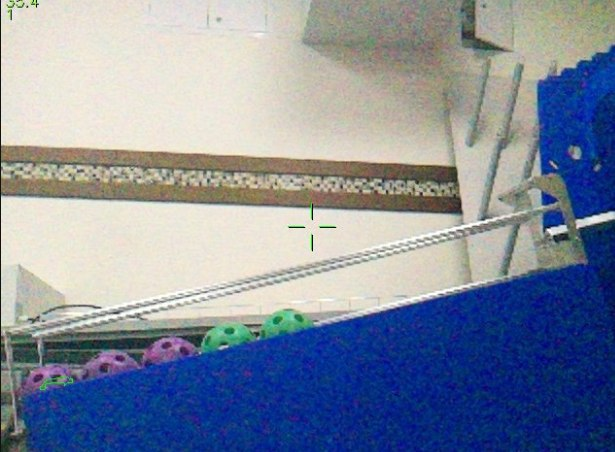
#> input picture TeamCode/src/main/python/autoramp_test/test.jpg, 615 x 452 px
$ python limelight.py
#> lines starting #> are read from the running program, lines starting #| are printed output that depends on the picture; after the words box and inside, x2 and y2 are one past the last pixel; in counts of white or black regions, pixels touching at a corner belong together
import cv2
import numpy as np
import json
import time

class SoSAT:
    green_thresh_lower = np.array([60,60,135])
    green_thresh_upper = np.array([100,255,230])
    purple_thresh_lower = np.array([130,20,100])
    purple_thresh_upper = np.array([160,255,235])

    contours_list = []

    def __init__(self,contours_path="contours_data.json"):
#> called with contours_path = 'contours_data.json'
        with open(contours_path, "r") as f:
#> (reads TeamCode/src/main/python/autoramp_test/contours_data.json from the repository)
#> further down, frame is the input picture: shape (452, 615, 3); mean B, G, R 158.2, 140.8, 131.9
            loaded = json.load(f)
            self.contours_list = [np.array(contour, dtype=np.int32).reshape(-1, 1, 2) for contour in loaded]


    def color_masks(self,frame,step=25,iterations=4):
#> called with step = 25, iterations = 4
        masks = []
        frame_hsv = cv2.cvtColor(frame,cv2.COLOR_BGR2HSV)
#> frame_hsv: shape (452, 615, 3); mean H, S, V 57, 96.6, 171.5

        green_thresh_lower_rt = self.green_thresh_lower
        purple_thresh_lower_rt = self.purple_thresh_lower

        for thresh_iter in range(iterations):
            green_thresh_lower_rt[2]-=step
            purple_thresh_lower_rt[2]-=step
            mask_green = cv2.inRange(frame_hsv,green_thresh_lower_rt,self.green_thresh_upper)
            mask_purple = cv2.inRange(frame_hsv,purple_thresh_lower_rt,self.purple_thresh_upper)
            mask_combined = cv2.bitwise_or(mask_green,mask_purple)

            kernel = np.ones((3,3),np.uint8)
            mask_combined = cv2.morphologyEx(mask_combined, cv2.MORPH_OPEN, kernel, iterations=1)
            mask_combined = cv2.erode(mask_combined, kernel, iterations=2)
            mask_combined = cv2.morphologyEx(mask_combined, cv2.MORPH_CLOSE, kernel, iterations=3)


            masks.append(mask_combined)
#> this loop made 4 passes
#> pass 1, in color_masks, `mask_green = cv2.inRange(frame_hsv,green_thresh_lower_rt,self.green_th..`:
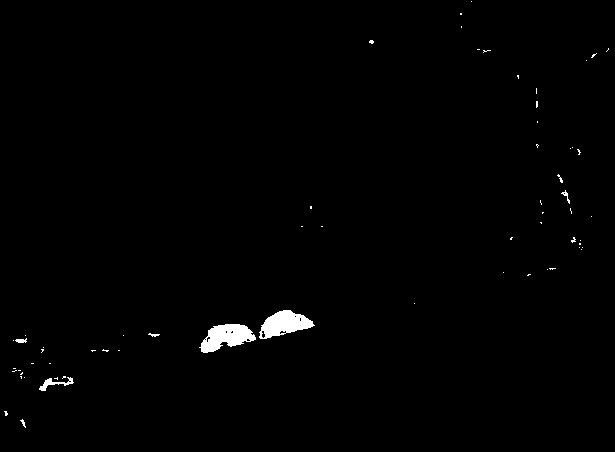
#> mask_green: shape (452, 615); 0.89% white; 64 white regions (56 under 20 px), largest, box (x1, y1, x2, y2) and area: (199, 324, 256, 353) 979, (259, 310, 315, 339) 936, (39, 377, 74, 391) 156
#> pass 1, in color_masks, `mask_purple = cv2.inRange(frame_hsv,purple_thresh_lower_rt,self.purple..`:
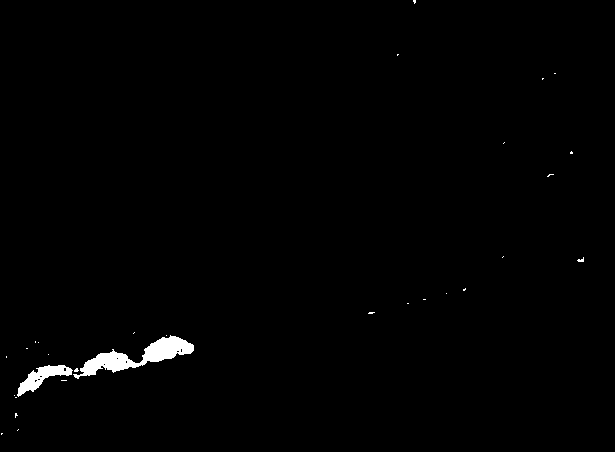
#> mask_purple: shape (452, 615); 0.91% white; 30 white regions (27 under 20 px), largest, box (x1, y1, x2, y2) and area: (73, 335, 194, 379) 1735, (17, 365, 73, 397) 666, (577, 257, 584, 262) 20
#> pass 1, in color_masks, `mask_combined = cv2.bitwise_or(mask_green,mask_purple)`:
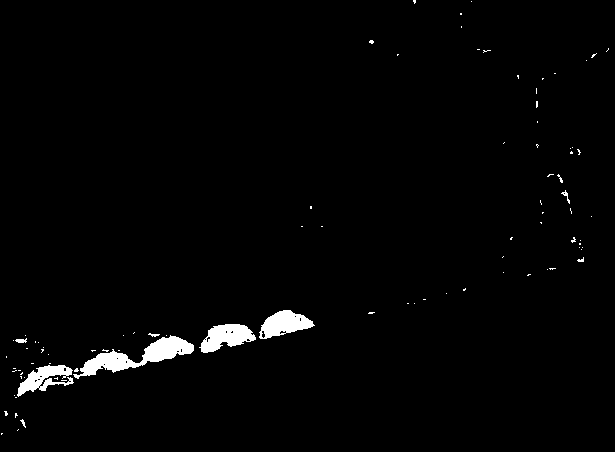
#> mask_combined: shape (452, 615); 1.8% white; 92 white regions (82 under 20 px), largest, box (x1, y1, x2, y2) and area: (73, 335, 194, 379) 1735, (199, 324, 256, 353) 979, (259, 310, 315, 339) 936
#> pass 1, in color_masks, `mask_combined = cv2.morphologyEx(mask_combined, cv2.MORPH_OPEN, kernel..`:
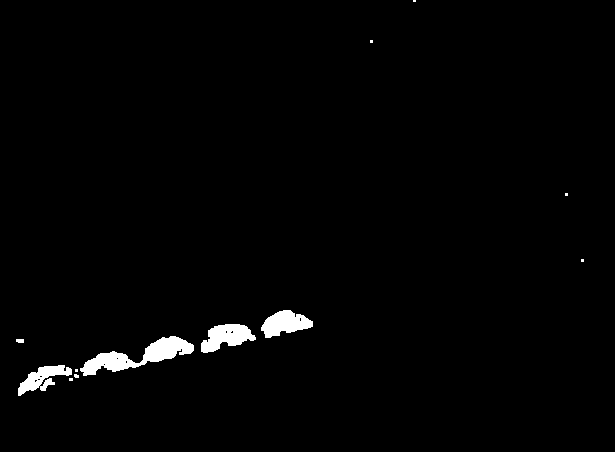
#> mask_combined: shape (452, 615); 1.6% white; 12 white regions (7 under 20 px), largest, box (x1, y1, x2, y2) and area: (80, 336, 194, 376) 1685, (201, 324, 256, 353) 951, (261, 310, 313, 338) 892, (18, 365, 72, 396) 742, (16, 339, 24, 343) 30
#> after the loop:
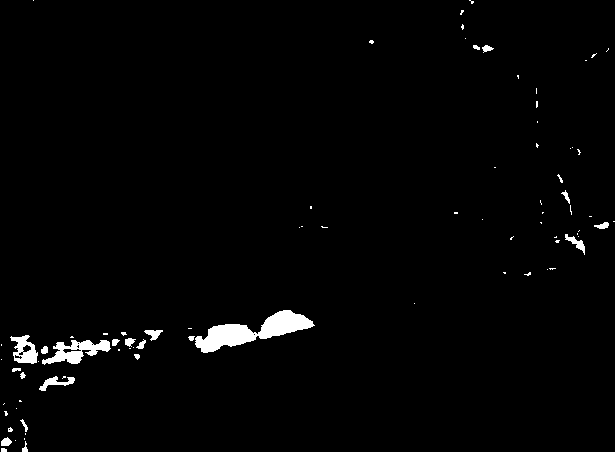
#> mask_green: shape (452, 615); 1.7% white; 83 white regions (60 under 20 px), largest, box (x1, y1, x2, y2) and area: (195, 310, 315, 353) 2090, (42, 340, 111, 365) 832, (10, 335, 38, 364) 458
#> after the loop, green_thresh_lower_rt = [60, 60, 35]; masks = 4 items; purple_thresh_lower_rt = [130, 20, 0]

        return masks

    def __match_contours(self,contour):
        best_match = float('inf')
        for stored_contour in self.contours_list:
            match = cv2.matchShapes(contour, stored_contour,1,0.0)
            if match < best_match:
                best_match = match
        return best_match

    def __is_pos_overlaps(self,existing_artefacts,new_artefact):
        for artefact in existing_artefacts:
            new_mid = (new_artefact["x"] + new_artefact["w"]/2, new_artefact["y"] + new_artefact["h"]/2)
            old_mid = (artefact["x"] + artefact["w"]/2, artefact["y"] + artefact["h"]/2)

            if abs(new_mid[0]-old_mid[0]) < (new_artefact["w"]/2 + artefact["w"]/2) and abs(new_mid[1]-old_mid[1]) < (new_artefact["h"]/2 + artefact["h"]/2):
                return True

        return False

    def detect_artefacts(self,frame,match_threshold=5,min_area=0,mask_thresh_step=25,mask_iterations=4):
        masks = self.color_masks(frame,step=mask_thresh_step,iterations=mask_iterations)
#> masks = 4 items
        detected_artefacts = []
        for mask in masks:
            contours, _ = cv2.findContours(mask, cv2.RETR_EXTERNAL, cv2.CHAIN_APPROX_SIMPLE)
            for contour in contours:
                if cv2.contourArea(contour) > min_area:
                    match_score = self.__match_contours(contour)
                    if match_score < float(match_threshold):
                        x,y,w,h = cv2.boundingRect(contour)
                        artefact_info = {
                            "x": x,
                            "y": y,
                            "w": w,
                            "h": h,
                            "match_score": match_score
                        }
                        if not(self.__is_pos_overlaps(detected_artefacts,artefact_info)):
                            detected_artefacts.append(artefact_info)
#> after the loop, detected_artefacts = 4 items

        return detected_artefacts
sosat = SoSAT("contours_data.json")

def runPipeline(image, llrobot):
    largestContour = [0]
    llpython = [0]

    frame = image.copy()
    start = time.time()
    artefacts = sosat.detect_artefacts(frame,1,75)
#> artefacts = 4 items
    end = time.time()

    processing_time = end-start
    print(processing_time)

    result_frame = frame.copy()
    for artefact in artefacts:
        x,y,w,h,match = artefact["x"],artefact["y"],artefact["w"],artefact["h"],artefact["match_score"]
        cv2.rectangle(result_frame,(x,y),(x+w,y+h),(0,255,0),2)
        cv2.putText(result_frame,f"match: {match}",(x,y-20),cv2.FONT_HERSHEY_SIMPLEX,0.5,(0,255,0))

        count = len(artefacts)
        cv2.putText(result_frame,f"ARTEFACTS DETECTED: {count}",(30,30),cv2.FONT_HERSHEY_SIMPLEX,0.6,(255,0,0),2)
#> this loop made 4 passes
#> (x, y, w, h, match) on passes 1 to 4: (145, 338, 47, 22, 0.0606), (203, 326, 50, 25, 0.122), (264, 312, 47, 24, 0.156), (85, 354, 48, 20, 0.564)
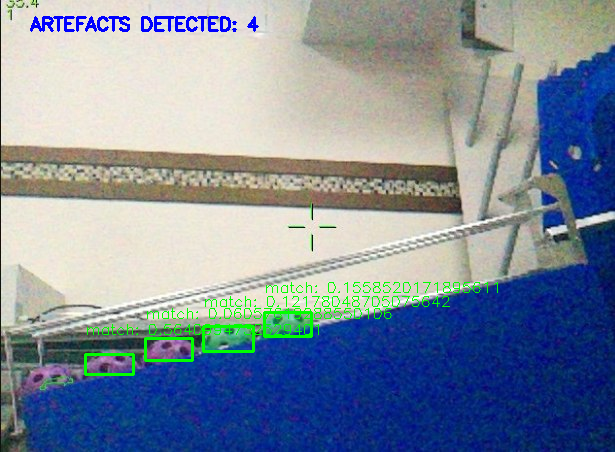
#> result_frame: shape (452, 615, 3); 1.99% of pixels changed, all inside (x1, y1, x2, y2) = (30, 16, 498, 376)

    return largestContour, result_frame, llpython

frame = cv2.imread("test.jpg")


runPipeline(frame,None)
